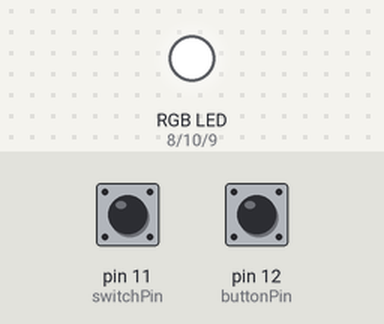
Recording of a sketch running on a simulated Arduino Uno, built with avr-gcc and run on an emulated ATmega328P. Shown: an RGB LED mixed from three pins (HIGH = lit). The test bench sets the inputs (shaded band); at power-on: pin 11 (switchPin) LOW, pin 12 (buttonPin) LOW. What the sketch prints to the serial monitor is not drawn.

Above: at 1.2 s.
1.3 s: pin 11 (switchPin) pulled HIGH for 0.15 s
At 1.37 s:
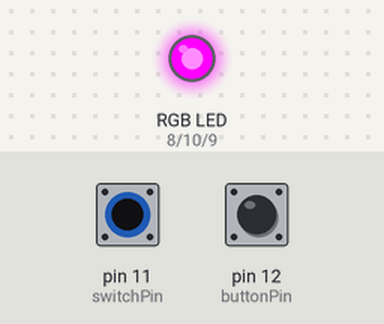
2.9 s: pin 11 (switchPin) pulled HIGH for 3.2 s
At 7.4 s:
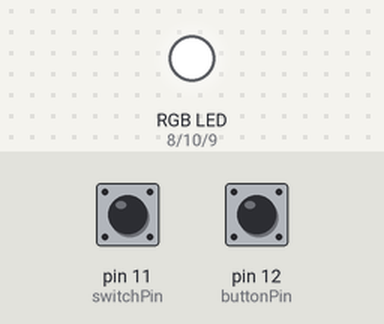
Timing chart, 0 to 8.9 s (numbered marks = the images above; inputs shaded):
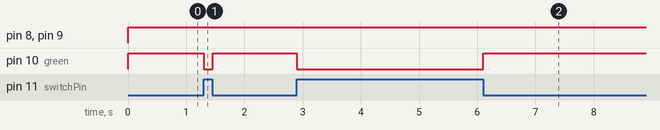

The sketch:

RGB_LED_test.ino
```cpp
int red = 8;
int blue = 9;
int green = 10;

int switchPin = 11;
int buttonPin = 12;

int animation = 0;

unsigned long prevMillis = 0;
unsigned long currentMillis = 0;

int animId = 0;
int anim0States[5][3] = {
  {1, 0, 0},
  {1, 1, 0},
  {0, 1, 0},
  {0, 1, 1},
  {0, 0, 1}
};

int anim1States[3][3] = {
  {1, 0, 0},
  {0, 1, 0},
  {0, 0, 1}
};

void setup()
{
  pinMode(red, OUTPUT);
  pinMode(green, OUTPUT);
  pinMode(blue, OUTPUT);
  pinMode(switchPin, INPUT);
  pinMode(buttonPin, INPUT);
  Serial.begin(9600);
}

int changeTime = 250;
void loop()
{
  Serial.println(digitalRead(switchPin));
  currentMillis = millis();
  if(digitalRead(buttonPin) == HIGH) {
    animation += 1;
  }
  if(digitalRead(switchPin) == HIGH) {
    writeColor(0, 1, 0);
//    if(animation == 0) {
//       animation1();
//    } else if(animation == 1) {
//      animation1();
//    }

  } else {
    writeColor(0, 0, 0);
  }
}

void writeColor(int r, int g, int b) {
  digitalWrite(red, 1-r);
    digitalWrite(green, 1-g);
    digitalWrite(blue, 1-b);
}


void animation0() {
  if (currentMillis - prevMillis >= changeTime) {
    prevMillis = millis();
    writeColor(
        anim0States[animId][0],
      anim0States[animId][1],
      anim0States[animId][2]
     );
    animId+=1;
    if(animId >= 5) {
      animId = 0;
    }
  }
}

void animation1() {
  if (currentMillis - prevMillis >= changeTime) {
    prevMillis = millis();
    writeColor(
        anim1States[animId][0],
      anim1States[animId][1],
      anim1States[animId][2]
     );
    animId+=1;
    if(animId >= 3) {
      animId = 0;
    }
  }
}
```

Measured:
- after the input at 1.3 s, pin 10 (green): HIGH → LOW at once, → HIGH 0.15 s later
- after the input at 2.9 s, pin 10 (green): HIGH → LOW at once, → HIGH 3.2 s later
